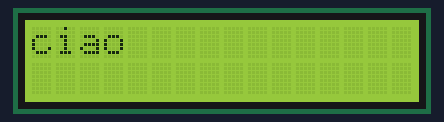
A program run on a simulated Raspberry Pi Pico running MicroPython. Shown: 16×2 character LCD.

Above: at 0.1 s.
At 1.1 s:
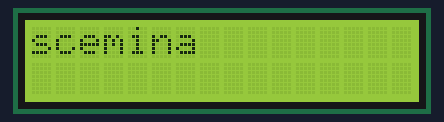

Measured:
- by itself, everything shown: repeats every 2.0 s, in 4 steps
- what the display in image 0 shows lasts 1.0 s, from 0.1 s to 1.1 s

The program:

I2C.py
```python
from pico_i2c_lcd import I2cLcd
import machine
import utime


i2c = machine.I2C(id=1, scl=machine.Pin(27), sda=machine.Pin(26), freq=100000)
lcd = I2cLcd(i2c, 0x27, 2, 16)  # LCD 16x2


while True:
    # lcd.move_to(0, 0)
    lcd.putstr('ciao')
    utime.sleep(1)
    lcd.clear()
    lcd.putstr('scemina')
    utime.sleep(1)
    lcd.clear()
    # lcd.display_on()
```
